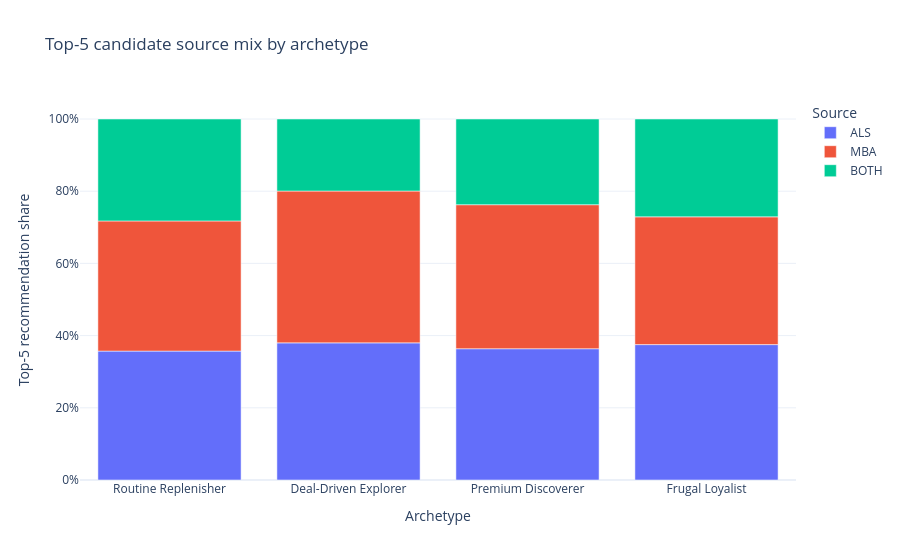

This figure's notebook cell:
### Code cell
source_long = utility_profile.melt(
    id_vars='archetype',
    value_vars=['source_pct_als', 'source_pct_mba', 'source_pct_both'],
    var_name='source',
    value_name='share',
)
source_long['source'] = source_long['source'].str.replace('source_pct_', '', regex=False).str.upper()
fig_source = px.bar(
    source_long,
    x='archetype',
    y='share',
    color='source',
    category_orders={'archetype': ARCHETYPE_ORDER},
    labels={'share': 'Top-5 recommendation share', 'archetype': 'Archetype', 'source': 'Source'},
    title='Top-5 candidate source mix by archetype',
)
fig_source.update_layout(template='plotly_white', yaxis_tickformat='.0%')
fig_source.show()

### Figure 1 — Plotly figure (JSON) as saved in the notebook; plotly's stock layout.template omitted (floating-point values rounded to 4 significant figures)
{"data": [{"hovertemplate": "Source=ALS<br>Archetype=%{x}<br>Top-5 recommendation share=%{y}<extra></extra>", "legendgroup": "ALS", "marker": {"color": "#636efa", "pattern": {"shape": ""}}, "name": "ALS", "orientation": "v", "showlegend": true, "textposition": "auto", "type": "bar", "x": ["Routine Replenisher", "Deal-Driven Explorer", "Premium Discoverer", "Frugal Loyalist"], "xaxis": "x", "y": [0.3571, 0.3799, 0.3637, 0.3751], "yaxis": "y"}, {"hovertemplate": "Source=MBA<br>Archetype=%{x}<br>Top-5 recommendation share=%{y}<extra></extra>", "legendgroup": "MBA", "marker": {"color": "#EF553B", "pattern": {"shape": ""}}, "name": "MBA", "orientation": "v", "showlegend": true, "textposition": "auto", "type": "bar", "x": ["Routine Replenisher", "Deal-Driven Explorer", "Premium Discoverer", "Frugal Loyalist"], "xaxis": "x", "y": [0.3605, 0.4206, 0.3989, 0.3539], "yaxis": "y"}, {"hovertemplate": "Source=BOTH<br>Archetype=%{x}<br>Top-5 recommendation share=%{y}<extra></extra>", "legendgroup": "BOTH", "marker": {"color": "#00cc96", "pattern": {"shape": ""}}, "name": "BOTH", "orientation": "v", "showlegend": true, "textposition": "auto", "type": "bar", "x": ["Routine Replenisher", "Deal-Driven Explorer", "Premium Discoverer", "Frugal Loyalist"], "xaxis": "x", "y": [0.2824, 0.1995, 0.2374, 0.271], "yaxis": "y"}], "layout": {"barmode": "relative", "legend": {"title": {"text": "Source"}, "tracegroupgap": 0}, "title": {"text": "Top-5 candidate source mix by archetype"}, "xaxis": {"anchor": "y", "categoryarray": ["Routine Replenisher", "Deal-Driven Explorer", "Premium Discoverer", "Frugal Loyalist"], "categoryorder": "array", "domain": [0, 1], "title": {"text": "Archetype"}}, "yaxis": {"anchor": "x", "domain": [0, 1], "tickformat": ".0%", "title": {"text": "Top-5 recommendation share"}}}}
